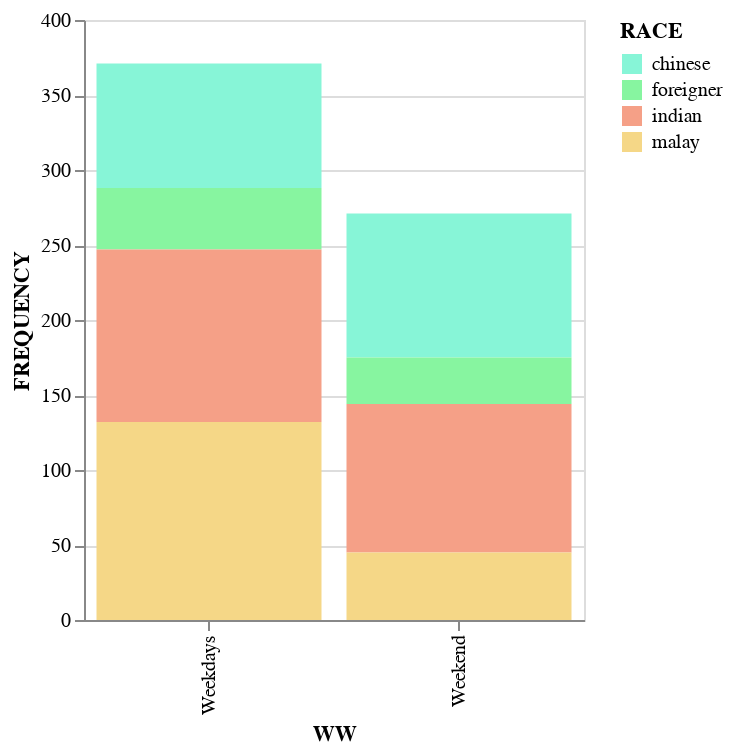

This figure's notebook cell:
### Code cell
chart = alt.Chart(r_ww).mark_bar().encode(
    x='WW',
    y='FREQUENCY',
    color=alt.Color('RACE', scale=alt.Scale(range=["#87F5D7","#87F5A0", "#F5A087", "#F5D787"]))
).properties(
    width=250  
)


chart

### Figure 1 — Vega-Lite specification as saved in the notebook (floating-point values rounded to 4 significant figures)
{"config": {"view": {"continuousWidth": 400, "continuousHeight": 300}}, "data": {"name": "data-d8ffb75922bc26ccf0811aed0d4b9f29"}, "mark": "bar", "encoding": {"color": {"type": "nominal", "field": "RACE", "scale": {"range": ["#87F5D7", "#87F5A0", "#F5A087", "#F5D787"]}}, "x": {"type": "nominal", "field": "WW"}, "y": {"type": "quantitative", "field": "FREQUENCY"}}, "width": 250, "$schema": "https://vega.github.io/schema/vega-lite/v4.8.1.json", "datasets": {"data-d8ffb75922bc26ccf0811aed0d4b9f29": [{"WW": "Weekdays", "RACE": "chinese", "FREQUENCY": 83}, {"WW": "Weekdays", "RACE": "foreigner ", "FREQUENCY": 41}, {"WW": "Weekdays", "RACE": "indian", "FREQUENCY": 115}, {"WW": "Weekdays", "RACE": "malay", "FREQUENCY": 132}, {"WW": "Weekend", "RACE": "chinese", "FREQUENCY": 96}, {"WW": "Weekend", "RACE": "foreigner ", "FREQUENCY": 31}, {"WW": "Weekend", "RACE": "indian", "FREQUENCY": 99}, {"WW": "Weekend", "RACE": "malay", "FREQUENCY": 45}]}}
